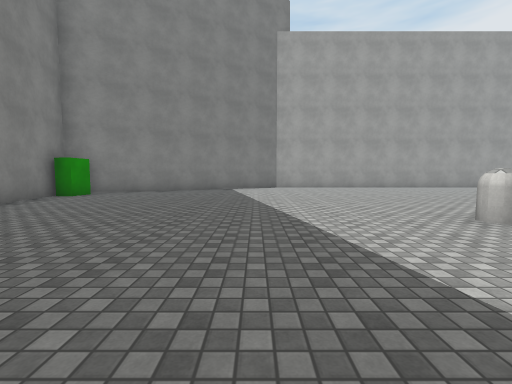
[1] (above)

15 first-person views from a walk through a scene from a Unity 3-D project. The camera is 1.3 m above the floor, tilts 4° down and sees 90° across. The floor is counted in squares, 2 m on a side. Each view is taken from the middle of a square. On the plan, view 1 faces up. The plan holds only what a view shows up to about 9 squares ahead; the rest is blank. The place goes on beyond the plan. Surface patterns are stand-ins for the level's own textures.

[2]
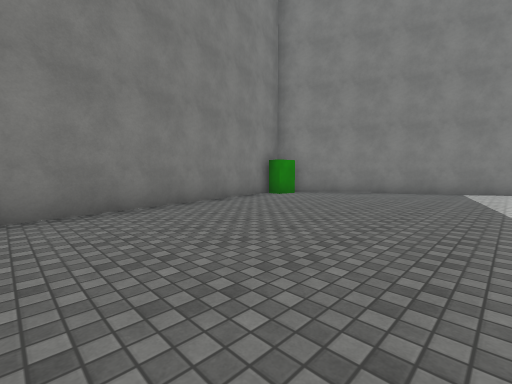

[3]
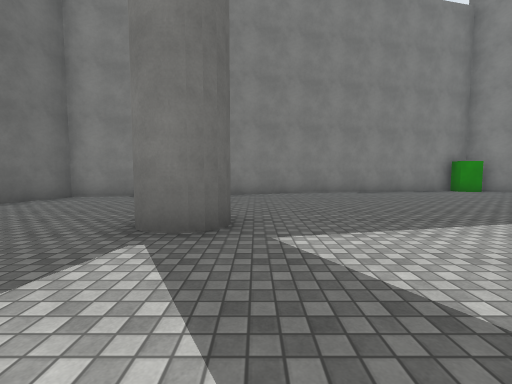

[4]
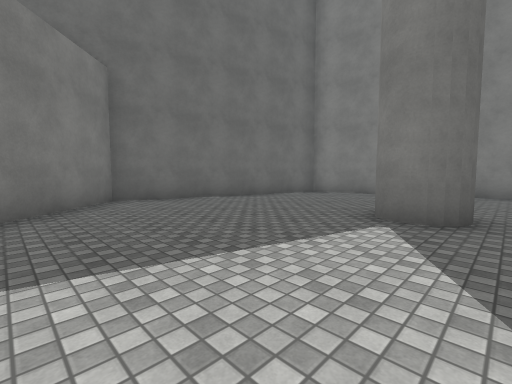

[5]
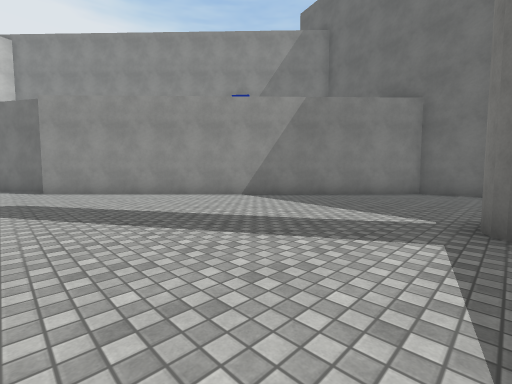

[6]
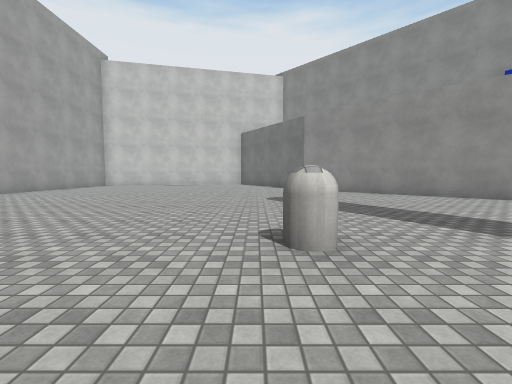

[7]
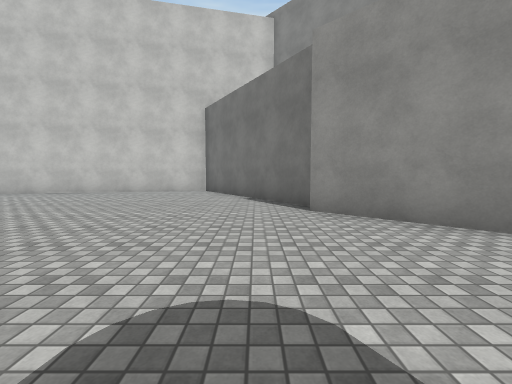

[8]
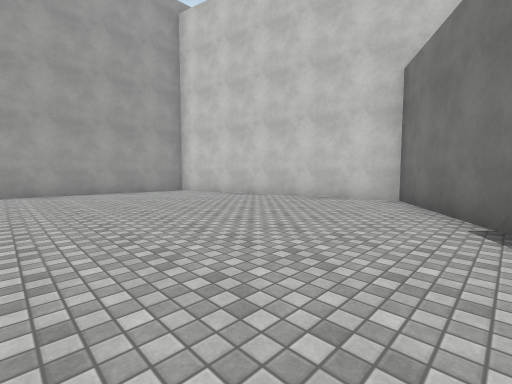

[9]
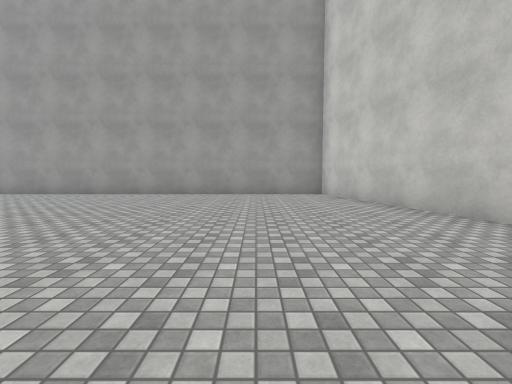

[10]
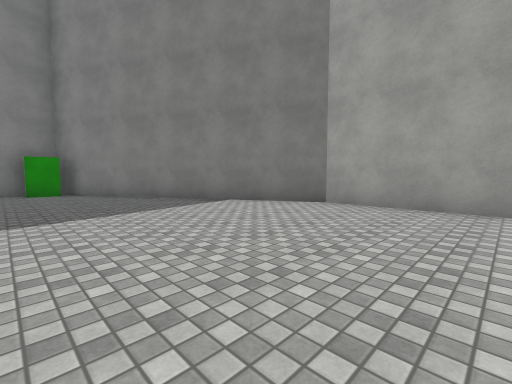

[11]
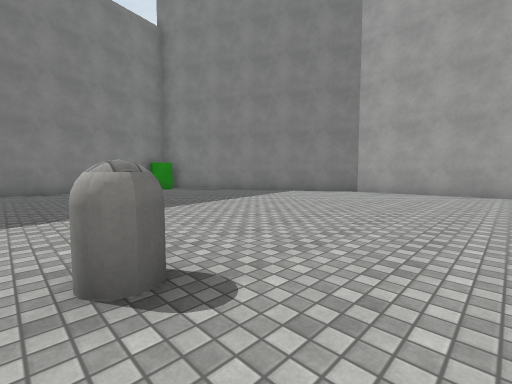

[12]
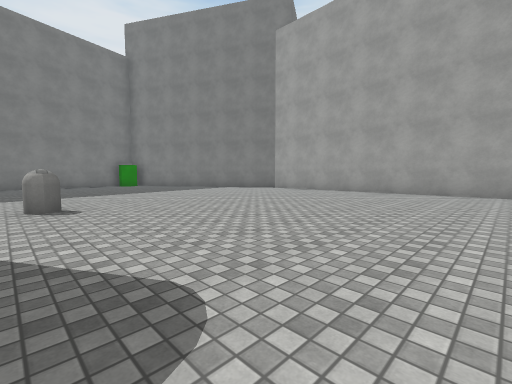

[13]
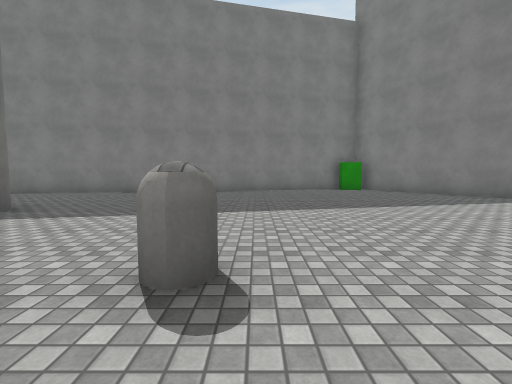

[14]
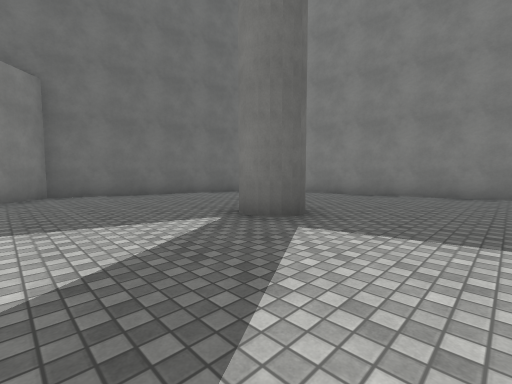

[15]
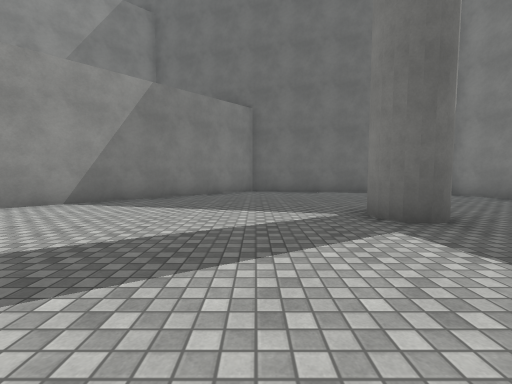

### Floor plan
Points are (right, up) in squares from view 1. A wall is a line through its corners. A room is listed if a view was taken in it or the views show most of it. See-through windows are left out.
Room 1 (views 1, 2, 3, 4, 5, 6, 7, 8, 9, 10, 11, 12, 13, 14, 15)
walls: (12.1, 1.9) (16.9, 4.9) (15.1, 12.3) (1, 12.3) (-5.9, 8.5); (-6, 7.6) (-3.1, -5.2) (3.1, -6.7) (11.5, 2.1)
objects: green block (-6, 8); white capsule (3, 4)

Positions as (right, up) in squares from view 1, and headings:
1: (0, 0), facing up
2: (0, 1), facing up-left
3: (4, 0), facing left
4: (5, 0), facing down-left
5: (1, 3), facing down-right
6: (1, 4), facing right
7: (7, 3), facing right
8: (10, 3), facing up-right
9: (13, 4), facing up
10: (4, 7), facing up-left
11: (5, 3), facing up-left
12: (9, 3), facing up-left
13: (5, 4), facing left
14: (4, 2), facing down-left
15: (3, 3), facing down
